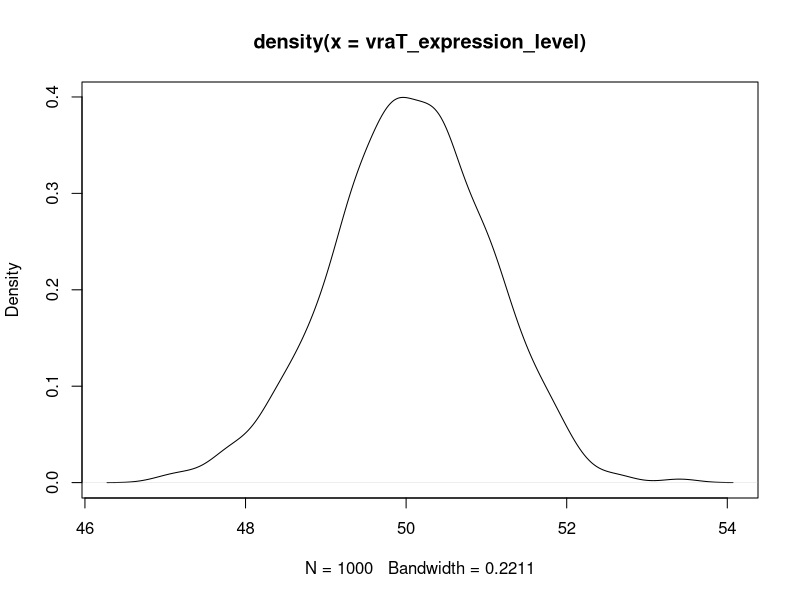

Generate this figure with R:
## ---- chunk 1
knitr::opts_chunk$set(echo = TRUE)
## ---- chunk 2
rnorm(1000, 50, 1)->vraT_expression_level 

plot(density(vraT_expression_level))
min(vraT_expression_level)
max(vraT_expression_level)

